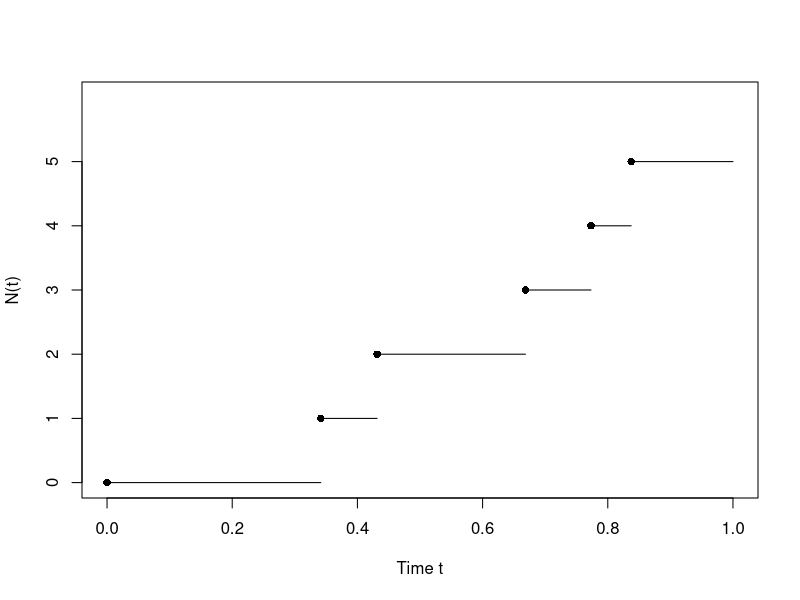

Write the R code that produced this figure.
## ---- chunk 1
#| fig-width: 6
#| fig-height: 3.5
#| fig-cap: "A simulated sample path of a Poisson process"

set.seed(888)

lambda <- 12
T_length <- 1

# Generate arrival times
arrival_time <- numeric()
last_arrival <- 0

while (last_arrival < T_length) {
  inter_arrival <- rexp(1, rate = lambda)
  last_arrival <- last_arrival + inter_arrival

  if (last_arrival < T_length) {
    arrival_time <- c(arrival_time, last_arrival)
  }
}

# Plot the right-continuous sample path
n <- length(arrival_time)

plot(NA, xlim = c(0, T_length), ylim = c(0, n + 1),
     xlab = "Time t", ylab = "N(t)", yaxt = "n")

# Add a custom y-axis (side = 2 specifies the left side)
axis(2, at = 0:n)

previous_time <- 0
count <- 0

for (t in arrival_time) {
  # 1. Draw a solid black dot at the start (left) of the horizontal segment
  points(previous_time, count, pch = 16, col = "black")
  
  # 2. Draw your horizontal and vertical segments
  segments(previous_time, count, t, count)
  #segments(t, count, t, count + 1)
  
  # Update state for the next iteration
  previous_time <- t
  count <- count + 1
}

points(previous_time, count, pch = 16, col = "black")
segments(previous_time, count, T_length, count)
